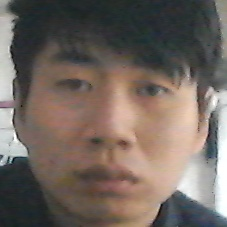
#> input picture trian/weitianyu/11.jpg, 227 x 227 px; its folder holds only this picture in this run
$ python train_1.py
#> lines starting #> are read from the running program, lines starting #| are printed output that depends on the picture
#> call 2 of read_path, with path_name = 'trian/weitianyu'
#> in read_path, image is the input picture: shape (227, 227, 3); mean B, G, R 95.6, 102.9, 114.1


import os
import sys
import numpy as np
import cv2

IMAGE_SIZE = 64

#按照指定图像大小调整尺寸
def resize_image(image, height = IMAGE_SIZE, width = IMAGE_SIZE):
#> called with height = 64, width = 64
    top, bottom, left, right = (0, 0, 0, 0)

    #获取图像尺寸
    h, w, _ = image.shape
#> h = 227; w = 227

    #对于长宽不相等的图片，找到最长的一边
    longest_edge = max(h, w)
#> longest_edge = 227

    #计算短边需要增加多上像素宽度使其与长边等长
    if h < longest_edge:
        dh = longest_edge - h
        top = dh // 2
        bottom = dh - top
    elif w < longest_edge:
        dw = longest_edge - w
        left = dw // 2
        right = dw - left
    else:
        pass

    #RGB颜色
    BLACK = [0, 0, 0]

    #给图像增加边界，是图片长、宽等长，cv2.BORDER_CONSTANT指定边界颜色由value指定
    constant = cv2.copyMakeBorder(image, top , bottom, left, right, cv2.BORDER_CONSTANT, value = BLACK)

    #调整图像大小并返回
    return cv2.resize(constant, (height, width))
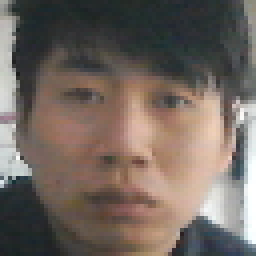
#> returned value: shape (64, 64, 3) (shown 4 times larger); mean of channels 0, 1, 2 95.6, 102.9, 114.1; drawn as B, G, R

#读取训练数据
images = []
labels = []
def read_path(path_name):
    for dir_item in os.listdir(path_name):
        #从初始路径开始叠加，合并成可识别的操作路径
        full_path = os.path.abspath(os.path.join(path_name, dir_item))

        if os.path.isdir(full_path):    #如果是文件夹，继续递归调用
            read_path(full_path)
        else:   #文件
            if dir_item.endswith('.jpg'):
                image = cv2.imread(full_path)
                image = resize_image(image, IMAGE_SIZE, IMAGE_SIZE)

                #放开这个代码，可以看到resize_image()函数的实际调用效果
                #cv2.imwrite('1.jpg', image)

                images.append(image)
                labels.append(path_name)

    return images,labels


#从指定路径读取训练数据
def load_dataset(path_name):
    images,labels = read_path(path_name)
#> images = 1 item; labels = 1 item

    #将输入的所有图片转成四维数组，尺寸为(图片数量*IMAGE_SIZE*IMAGE_SIZE*3)
    images = np.array(images)
    print(images.shape)
#| (1, 64, 64, 3)

    #标注数据，'weitianyu'文件夹下都是我的脸部图像，全部指定为0，另外一个文件夹下是我妈的，全部指定为1
    labels = np.array([0 if label.endswith('weitianyu') else 1 for label in labels])
#> labels = [0]

    return images, labels

if __name__ == '__main__':
    if len(sys.argv) != 1:
        print("Usage:%s path_name\r\n" % (sys.argv[0]))
    else:
        images, labels = load_dataset("./trian")
#> labels = [0]

$ run again, on trian/weitianyu/160.jpg
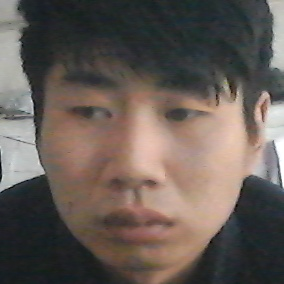
#> input picture trian/weitianyu/160.jpg, 284 x 284 px
#> in read_path, image is the input picture: shape (284, 284, 3); mean B, G, R 85.8, 91.9, 101.8
#> in resize_image, `return cv2.resize(constant, (height, width))`:
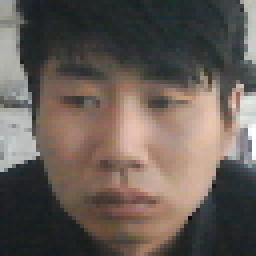
#> returned value: shape (64, 64, 3) (shown 4 times larger); mean of channels 0, 1, 2 85.8, 91.9, 101.8; drawn as B, G, R
#> in load_dataset, `images,labels = read_path(path_name)`: images = 1 item
#| (1, 64, 64, 3)
#> in load_dataset, `labels = np.array([0 if label.endswith('weitianyu') else 1 for label i..`: labels = [0]

$ run again, on trian/weitianyu/166.jpg
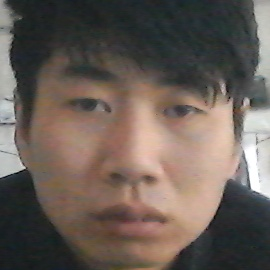
#> input picture trian/weitianyu/166.jpg, 270 x 270 px
#> in read_path, image is the input picture: shape (270, 270, 3); mean B, G, R 86.6, 93.9, 105.2
#> in resize_image, `return cv2.resize(constant, (height, width))`:
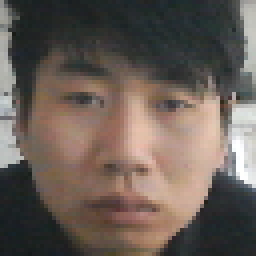
#> returned value: shape (64, 64, 3) (shown 4 times larger); mean of channels 0, 1, 2 86.4, 93.7, 105; drawn as B, G, R
#> in load_dataset, `images,labels = read_path(path_name)`: images = 1 item
#| (1, 64, 64, 3)
#> in load_dataset, `labels = np.array([0 if label.endswith('weitianyu') else 1 for label i..`: labels = [0]
